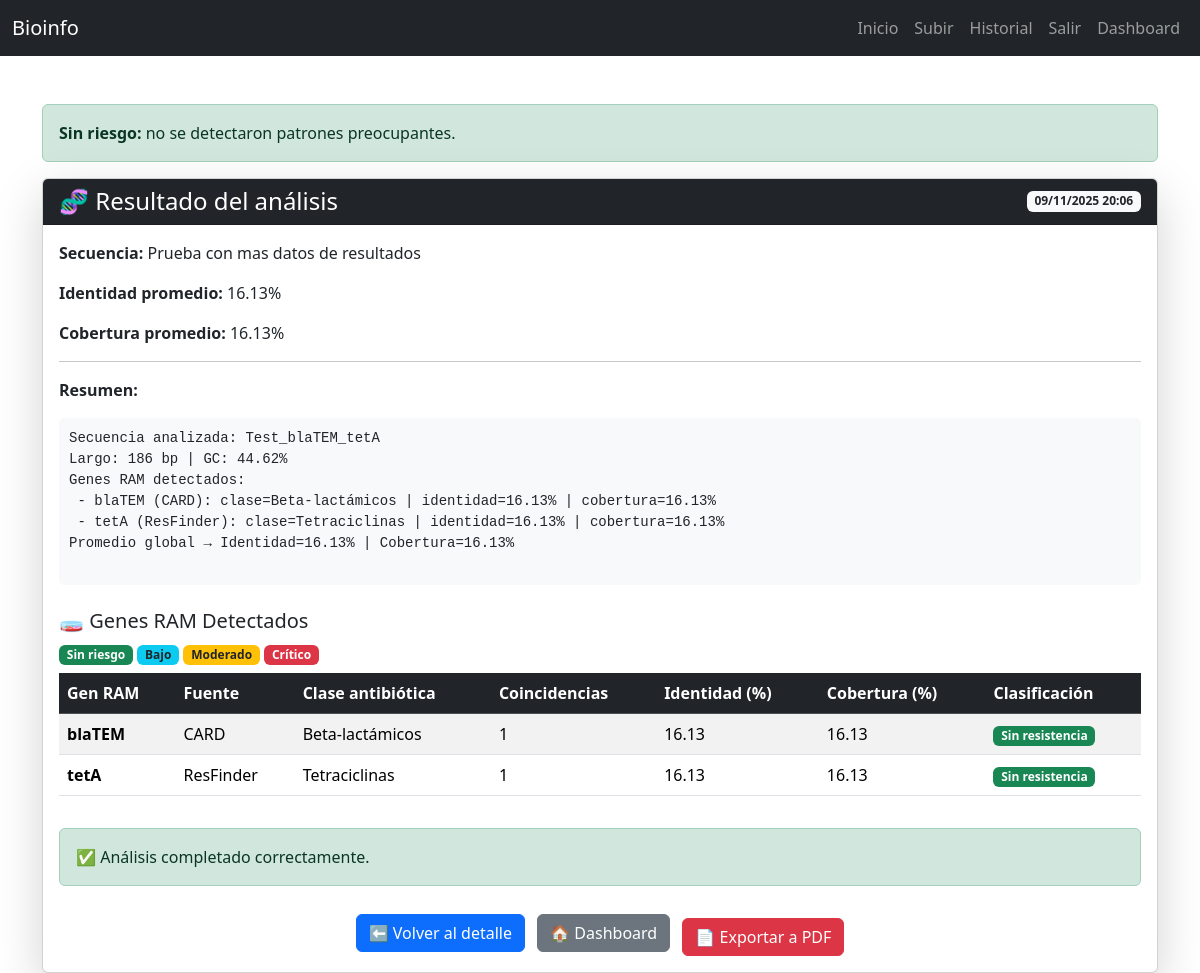
Page /resultados/11/ (signed in) on the committed database.
### analisis/models.py (models this page shows, shortened)
class AnalysisJob(models.Model):
    MODE_CHOICES = (("DEMO","DEMO"), ("REAL","REAL"))
    sequence = models.ForeignKey(Sequence, on_delete=models.CASCADE, related_name="jobs")
    mode = models.CharField(max_length=8, choices=MODE_CHOICES, default="DEMO")
    status = models.CharField(max_length=20, default="PENDING")  # PENDING/RUNNING/DONE/ERROR
    identity_pct = models.FloatField(null=True, blank=True)
    coverage_pct = models.FloatField(null=True, blank=True)
    raw_summary = models.TextField(null=True, blank=True)
    created_at = models.DateTimeField(auto_now_add=True)
    RISK_CHOICES = (('NONE','Sin riesgo'), ('LOW','Bajo'), ('MEDIUM','Moderado'), ('HIGH','Crítico'))
    risk_level = models.CharField(max_length=10, choices=RISK_CHOICES, default='NONE')

class Sequence(models.Model):
    owner = models.ForeignKey(User, on_delete=models.CASCADE)
    name = models.CharField(max_length=200)
    fasta_file = models.FileField(upload_to="fasta/")
    length_bp = models.IntegerField(null=True, blank=True)
    created_at = models.DateTimeField(auto_now_add=True)

class DetectedGene(models.Model):
    job = models.ForeignKey("AnalysisJob", on_delete=models.CASCADE, related_name="detected_genes")
    gene_name = models.CharField(max_length=100)
    source = models.CharField(max_length=20, blank=True, null=True)
    antibiotic_class = models.CharField(max_length=100, blank=True, null=True)
    matches = models.IntegerField(default=0)
    identity = models.FloatField(default=0)
    coverage = models.FloatField(default=0)
    classification = models.CharField(max_length=20, default="Desconocido")

### analisis/views.py (the view)
# urls.py: path('resultados/<int:pk>/', views.resultados, name='resultados'),
@login_required
def resultados(request, pk):
    job = get_object_or_404(AnalysisJob, pk=pk, sequence__owner=request.user)
    return render(request, "analisis/resultados.html", {"job": job})

### analisis/templates/analisis/resultados.html (shortened to what this page needs)
{% extends "analisis/base.html" %}
{% block content %}
<div class="container mt-5">
  {% if job.risk_level == "HIGH" %}
  <div class="alert alert-danger d-flex align-items-center" role="alert">
    <strong>⚠ Alta probabilidad de resistencia:</strong>&nbsp;
    Se detectaron genes con identidad ≥ 90% y cobertura ≥ 80%.
  </div>
  {% elif job.risk_level == "MEDIUM" %}
  <div class="alert alert-warning" role="alert">
    <strong>Riesgo moderado:</strong> valores de identidad relevantes; revisar en detalle.
  </div>
  {% elif job.risk_level == "LOW" %}
  <div class="alert alert-info" role="alert">
    <strong>Riesgo bajo:</strong> coincidencias limitadas detectadas.
  </div>
  {% else %}
  <div class="alert alert-success" role="alert">
    <strong>Sin riesgo:</strong> no se detectaron patrones preocupantes.
  </div>
  {% endif %}
  <div class="card shadow-lg mt-3">
    <div class="card-header bg-dark text-white d-flex justify-content-between align-items-center">
      <h4 class="m-0">🧬 Resultado del análisis</h4>
      <span class="badge bg-light text-dark">
        {{ job.created_at|date:"d/m/Y H:i" }}
      </span>
    </div>
    <div class="card-body">
      <p><strong>Secuencia:</strong> {{ job.sequence.name }}</p>
      <p><strong>Identidad promedio:</strong> {{ job.identity_pct }}%</p>
      <p><strong>Cobertura promedio:</strong> {{ job.coverage_pct }}%</p>
      <hr>
      <p><strong>Resumen:</strong></p>
      <pre style="background:#f8f9fa; padding:10px; border-radius:5px; white-space:pre-wrap;">
{{ job.raw_summary }}
      </pre>
      {% if job.detected_genes.all %}
        <h5 class="mt-4 mb-2">🧫 Genes RAM Detectados</h5>
        <p class="mb-2">
          <span class="badge bg-success">Sin riesgo</span>
          <span class="badge bg-info text-dark">Bajo</span>
          <span class="badge bg-warning text-dark">Moderado</span>
          <span class="badge bg-danger">Crítico</span>
        </p>
        <div class="table-responsive">
          <table class="table table-striped align-middle">
            <thead class="table-dark">
              <tr>
                <th>Gen RAM</th>
                <th>Fuente</th>
                <th>Clase antibiótica</th>
                <th>Coincidencias</th>
                <th>Identidad (%)</th>
                <th>Cobertura (%)</th>
                <th>Clasificación</th>
              </tr>
            </thead>
            <tbody>
              {% for g in job.detected_genes.all %}
              <tr>
                <td><strong>{{ g.gene_name }}</strong></td>
                <td>{{ g.source|default:"-" }}</td>
                <td>{{ g.antibiotic_class|default:"-" }}</td>
                <td>{{ g.matches }}</td>
                <td>
                  {{ g.identity|floatformat:2 }}
                </td>
                <td>
                  {{ g.coverage|floatformat:2 }}
                </td>
                <td>
                  {% if g.classification == "Alta resistencia" %}
                    <span class="badge bg-danger">{{ g.classification }}</span>
                  {% elif g.classification == "Resistencia moderada" %}
                    <span class="badge bg-warning text-dark">{{ g.classification }}</span>
                  {% elif g.classification == "Baja resistencia" %}
                    <span class="badge bg-info text-dark">{{ g.classification }}</span>
                  {% else %}
                    <span class="badge bg-success">{{ g.classification }}</span>
                  {% endif %}
                </td>
              </tr>
              {% endfor %}
            </tbody>
          </table>
        </div>
      {% else %}
        <div class="alert alert-secondary mt-3 text-center">
          No se detectaron genes RAM en esta secuencia.
        </div>
      {% endif %}
      {% if job.status == "DONE" %}
        <div class="alert alert-success mt-3">✅ Análisis completado correctamente.</div>
      {% else %}
        <div class="alert alert-danger mt-3">❌ Hubo un error: {{ job.raw_summary }}</div>
      {% endif %}
      <div class="text-center mt-4">
        <a href="{% url 'sequence_detail' job.sequence.pk %}" class="btn btn-primary me-2">⬅ Volver al detalle</a>
        <a href="{% url 'dashboard' %}" class="btn btn-secondary me-2">🏠 Dashboard</a>
        <a href="{% url 'exportar_pdf' job.pk %}" class="btn btn-danger mt-2">📄 Exportar a PDF</a>
      </div>
    </div>
  </div>
</div>
{% endblock %}

### rows in the picture
AnalysisJob: created_at "09/11/2025 20:06", sequence.name "Prueba con mas datos de resultados", identity_pct "16.13", coverage_pct "16.13", raw_summary "Secuencia analizada: Test_blaTEM_tetA Largo: 186 bp | GC: 44.62% Genes RAM detectados: - blaTEM (CARD): clase=Beta-lactámicos | identidad=16.13% | cobertura=16.13% - tetA (ResFinder): clase=Tetraciclinas | identidad=16.13% | cobertura=16.13% Promedio global → Identidad=16.13% | Cobertura=16.13%"
DetectedGene: gene_name "blaTEM", source "CARD", antibiotic_class "Beta-lactámicos", matches "1", identity "16.13", coverage "16.13", classification "Sin resistencia"
DetectedGene: gene_name "tetA", source "ResFinder", antibiotic_class "Tetraciclinas", matches "1", identity "16.13", coverage "16.13", classification "Sin resistencia"
